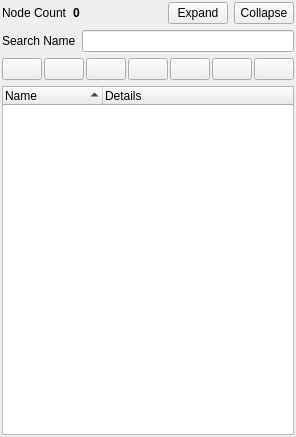
<?xml version="1.0" encoding="UTF-8"?>
<ui version="4.0">
 <class>NodeTreePanel</class>
 <widget class="QWidget" name="NodeTreePanel">
  <property name="geometry">
   <rect>
    <x>0</x>
    <y>0</y>
    <width>251</width>
    <height>437</height>
   </rect>
  </property>
  <property name="windowTitle">
   <string>Form</string>
  </property>
  <layout class="QVBoxLayout" name="verticalLayout">
   <property name="margin">
    <number>2</number>
   </property>
   <item>
    <layout class="QHBoxLayout" name="horizontalLayout">
     <item>
      <widget class="QLabel" name="mNodeCountLabel">
       <property name="sizePolicy">
        <sizepolicy hsizetype="Maximum" vsizetype="Preferred">
         <horstretch>0</horstretch>
         <verstretch>0</verstretch>
        </sizepolicy>
       </property>
       <property name="text">
        <string>Node Count</string>
       </property>
      </widget>
     </item>
     <item>
      <widget class="QLabel" name="mNodeCount">
       <property name="sizePolicy">
        <sizepolicy hsizetype="MinimumExpanding" vsizetype="Preferred">
         <horstretch>0</horstretch>
         <verstretch>0</verstretch>
        </sizepolicy>
       </property>
       <property name="font">
        <font>
         <weight>75</weight>
         <bold>true</bold>
        </font>
       </property>
       <property name="text">
        <string>0</string>
       </property>
      </widget>
     </item>
     <item>
      <widget class="QPushButton" name="mButtonExpandAll">
       <property name="sizePolicy">
        <sizepolicy hsizetype="Maximum" vsizetype="Fixed">
         <horstretch>0</horstretch>
         <verstretch>0</verstretch>
        </sizepolicy>
       </property>
       <property name="maximumSize">
        <size>
         <width>60</width>
         <height>16777215</height>
        </size>
       </property>
       <property name="text">
        <string>Expand</string>
       </property>
      </widget>
     </item>
     <item>
      <widget class="QPushButton" name="mButtonCollapseAll">
       <property name="sizePolicy">
        <sizepolicy hsizetype="Minimum" vsizetype="Fixed">
         <horstretch>0</horstretch>
         <verstretch>0</verstretch>
        </sizepolicy>
       </property>
       <property name="maximumSize">
        <size>
         <width>60</width>
         <height>16777215</height>
        </size>
       </property>
       <property name="text">
        <string>Collapse</string>
       </property>
      </widget>
     </item>
    </layout>
   </item>
   <item>
    <layout class="QHBoxLayout" name="horizontalLayout_3">
     <item>
      <widget class="QLabel" name="mLabelNameFilter">
       <property name="sizePolicy">
        <sizepolicy hsizetype="Maximum" vsizetype="Preferred">
         <horstretch>0</horstretch>
         <verstretch>0</verstretch>
        </sizepolicy>
       </property>
       <property name="toolTip">
        <string>Filter nodes by name using regex style search strings.</string>
       </property>
       <property name="text">
        <string>Search Name</string>
       </property>
      </widget>
     </item>
     <item>
      <widget class="QLineEdit" name="mTextFilterName"/>
     </item>
    </layout>
   </item>
   <item>
    <layout class="QHBoxLayout" name="horizontalLayout_2">
     <property name="spacing">
      <number>2</number>
     </property>
     <property name="topMargin">
      <number>0</number>
     </property>
     <item>
      <widget class="QPushButton" name="mButtonShowSelectedItems">
       <property name="toolTip">
        <string>Show selected items</string>
       </property>
       <property name="text">
        <string/>
       </property>
       <property name="icon">
        <iconset resource="dtqt.qrc">
         <normaloff>:/dtQt/icons/common/visibility.png</normaloff>:/dtQt/icons/common/visibility.png</iconset>
       </property>
       <property name="checkable">
        <bool>true</bool>
       </property>
       <property name="checked">
        <bool>false</bool>
       </property>
      </widget>
     </item>
     <item>
      <widget class="QPushButton" name="mButtonHideSelectedItems">
       <property name="toolTip">
        <string>Hide selected items</string>
       </property>
       <property name="text">
        <string/>
       </property>
       <property name="icon">
        <iconset resource="dtqt.qrc">
         <normaloff>:/dtQt/icons/common/visibility_hide.png</normaloff>:/dtQt/icons/common/visibility_hide.png</iconset>
       </property>
       <property name="checkable">
        <bool>true</bool>
       </property>
       <property name="checked">
        <bool>false</bool>
       </property>
      </widget>
     </item>
     <item>
      <spacer name="horizontalSpacer">
       <property name="orientation">
        <enum>Qt::Horizontal</enum>
       </property>
       <property name="sizeHint" stdset="0">
        <size>
         <width>40</width>
         <height>20</height>
        </size>
       </property>
      </spacer>
     </item>
     <item>
      <widget class="QPushButton" name="mButtonFilterOccluders">
       <property name="toolTip">
        <string>Filter out occluders</string>
       </property>
       <property name="text">
        <string/>
       </property>
       <property name="icon">
        <iconset resource="dtqt.qrc">
         <normaloff>:/dtQt/icons/nodes/occluder.png</normaloff>:/dtQt/icons/nodes/occluder.png</iconset>
       </property>
       <property name="checkable">
        <bool>true</bool>
       </property>
       <property name="checked">
        <bool>false</bool>
       </property>
      </widget>
     </item>
     <item>
      <widget class="QPushButton" name="mButtonFilterGeodes">
       <property name="toolTip">
        <string>Filter out geodes</string>
       </property>
       <property name="text">
        <string/>
       </property>
       <property name="icon">
        <iconset resource="dtqt.qrc">
         <normaloff>:/dtQt/icons/nodes/geode.png</normaloff>
         <normalon>:/dtQt/icons/nodes/geode.png</normalon>:/dtQt/icons/nodes/geode.png</iconset>
       </property>
       <property name="checkable">
        <bool>true</bool>
       </property>
       <property name="checked">
        <bool>false</bool>
       </property>
      </widget>
     </item>
     <item>
      <widget class="QPushButton" name="mButtonFilterGroups">
       <property name="toolTip">
        <string>Filter out groups</string>
       </property>
       <property name="text">
        <string/>
       </property>
       <property name="icon">
        <iconset resource="dtqt.qrc">
         <normaloff>:/dtQt/icons/nodes/group.png</normaloff>:/dtQt/icons/nodes/group.png</iconset>
       </property>
       <property name="checkable">
        <bool>true</bool>
       </property>
       <property name="checked">
        <bool>false</bool>
       </property>
      </widget>
     </item>
     <item>
      <widget class="QPushButton" name="mButtonFilterTransforms">
       <property name="toolTip">
        <string>Filter out transforms</string>
       </property>
       <property name="text">
        <string/>
       </property>
       <property name="icon">
        <iconset resource="dtqt.qrc">
         <normaloff>:/dtQt/icons/nodes/matrix.png</normaloff>:/dtQt/icons/nodes/matrix.png</iconset>
       </property>
       <property name="checkable">
        <bool>true</bool>
       </property>
       <property name="checked">
        <bool>false</bool>
       </property>
      </widget>
     </item>
     <item>
      <widget class="QPushButton" name="mButtonFilterDOFs">
       <property name="toolTip">
        <string>Filter out DOFs</string>
       </property>
       <property name="text">
        <string/>
       </property>
       <property name="icon">
        <iconset resource="dtqt.qrc">
         <normaloff>:/dtQt/icons/nodes/dof.png</normaloff>:/dtQt/icons/nodes/dof.png</iconset>
       </property>
       <property name="checkable">
        <bool>true</bool>
       </property>
       <property name="checked">
        <bool>false</bool>
       </property>
      </widget>
     </item>
    </layout>
   </item>
   <item>
    <widget class="QTreeWidget" name="mTree">
     <property name="alternatingRowColors">
      <bool>true</bool>
     </property>
     <property name="selectionMode">
      <enum>QAbstractItemView::ExtendedSelection</enum>
     </property>
     <property name="sortingEnabled">
      <bool>true</bool>
     </property>
     <property name="columnCount">
      <number>2</number>
     </property>
     <attribute name="headerVisible">
      <bool>true</bool>
     </attribute>
     <attribute name="headerDefaultSectionSize">
      <number>100</number>
     </attribute>
     <column>
      <property name="text">
       <string>Name</string>
      </property>
     </column>
     <column>
      <property name="text">
       <string>Details</string>
      </property>
     </column>
    </widget>
   </item>
  </layout>
 </widget>
 <resources>
  <include location="dtqt.qrc"/>
 </resources>
 <connections/>
</ui>
